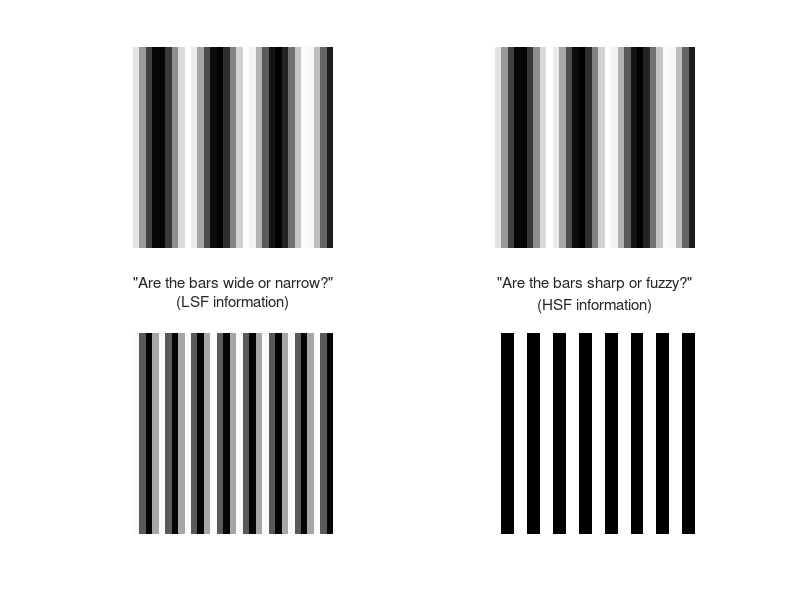

This chart was generated by the following MATLAB code:

%%Kitterle

minmax = [0 1];

x = linspace(-pi, pi, 31);

f0 = 7.5*(2*pi);
f2 = 3.28 * (2*pi);

y2 = mean(minmax) + (diff(minmax)/2)*sin((f2/(2*pi)) * x);

c3 = mean(minmax) + (diff(minmax)/2) * sin((f0/(2*pi)) * x  + 0.3);
b3 = round(mean(minmax) + (diff(minmax)/2) * sin((f0/(2*pi)) * x + 0.75));

figure; 

subplot(2,2,1);
imshow(repmat(y2, length(x), 1));
xlabel(sprintf('"Are the bars wide or narrow?"\n(LSF information)'));

subplot(2,2,2);
imshow(repmat(y2, length(x), 1));
xlabel(sprintf('"Are the bars sharp or fuzzy?"\n(HSF information)'));

subplot(2,2,3);
imshow(repmat(c3, length(x), 1));

subplot(2,2,4);
imshow(repmat(b3, length(x), 1));
